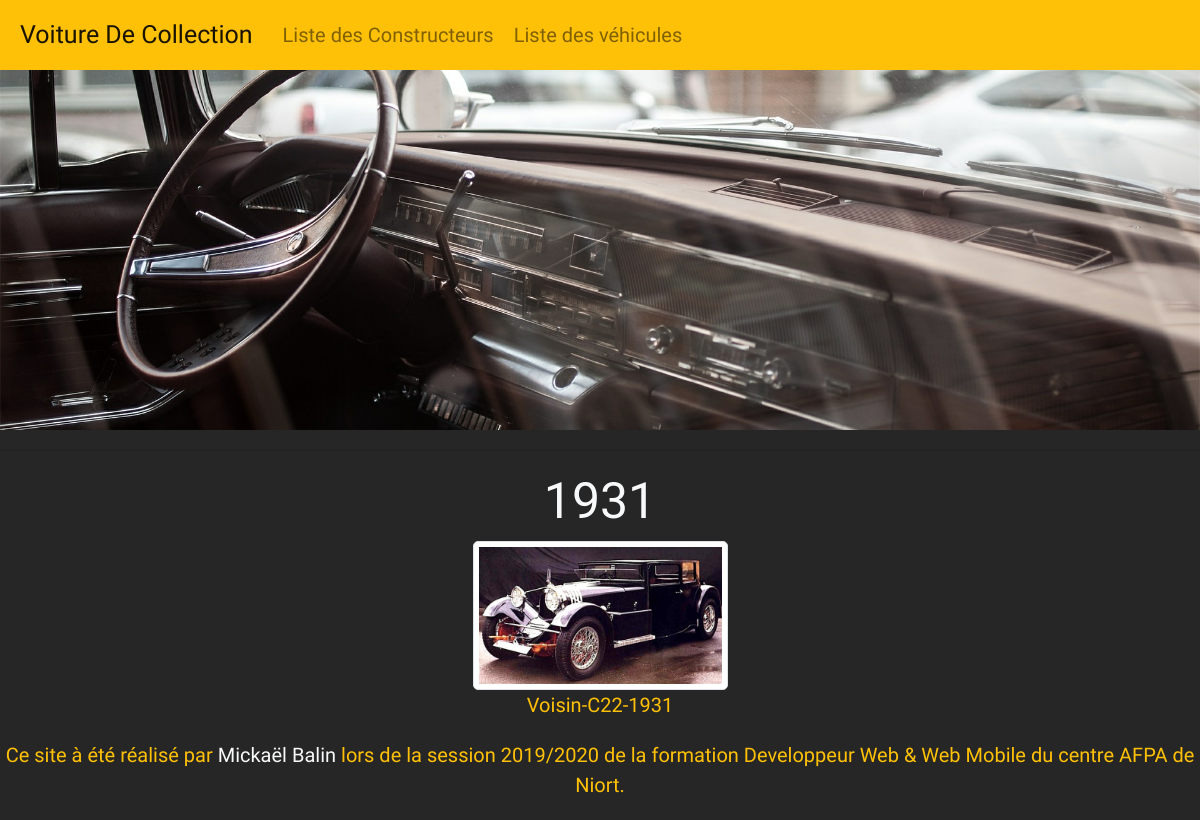
Screenshot of /year.php?id=1931 with the database file from the repository.
### tables this page shows
CREATE TABLE `Modele` (
  `Modele_ID` int(11) PRIMARY KEY NOT NULL AUTO_INCREMENT,
  `Modele_DATE` int(4) NOT NULL,
  `Modele_Titre` varchar(100) NOT NULL,
  `Modele_AUTEUR_ID` int(11) NOT NULL
  );

CREATE TABLE `Constructeur` (
  `Constructeur_ID` int(11) PRIMARY KEY NOT NULL AUTO_INCREMENT,
  `Constructeur_TITRE` varchar(100) NOT NULL,
  `Constructeur_CONTENU` longtext NOT NULL
);

### modele.php (called while the page is built, shortened)
<?php
function getVehiculesdate($date){
    $bdcon = getBdd();
    $vehicules = $bdcon->prepare('select Modele_ID as id, Modele_TITRE as titre, Constructeur_Titre as createur, Modele_DATE as date from Modele LEFT JOIN Constructeur ON Modele.Modele_AUTEUR_ID = Constructeur.Constructeur_ID WHERE Modele_date =?');
    $vehicules->execute(array($date));
    return $vehicules;
}
function getBdd(){
    $bdd = new PDO('mysql:host=localhost;dbname=automobile;charset=utf8', 'root', 'root', array(PDO::ATTR_ERRMODE => PDO::ERRMODE_EXCEPTION));
    return $bdd;
}

### vues/VueYear.php (the view, shortened to what this page needs)
<div class="container">
    <div class="row justify-content-center">
<h1 class="text-light text-center col-12"> <?php echo $_GET['id'] ?></h1>
    <?php foreach ($vehicules as $vehicule): ?>
    <div class="listevoiturestest col-sm-12 col-md-4 col-lg-3">
      <a href="<?= "vehicule.php?id=".$vehicule['id']?>">
      <figure>
          <?php echo '<img class="img-thumbnail" src="img/'.$vehicule['createur'].'-'.$vehicule['titre'].'-'.$vehicule['date'].'.png" class="img-fluid w-100">';?>
          <figcaption class="text-warning text-center"> <?php echo $vehicule['createur'].'-'.$vehicule['titre'].'-'.$vehicule['date'] ?></figcaption>
      </figure>
</a>
</div>
<?php endforeach; ?>
</div>
</div>
<?php require 'gabarit.php';?>

### css/style.css (style rules this page uses)
* { box-sizing: border-box; font-size: 20px; }
body { background-color: #262626; font-family: 'Girassol', cursive; }

### rows the page displays
modele: Modele_AUTEUR_ID+Modele_DATE (picture), Modele_AUTEUR_ID.Constructeur_TITRE "Voisin", Modele_Titre "C22", Modele_DATE "1931"

### other values shown
$_GET['id'] "1931"
